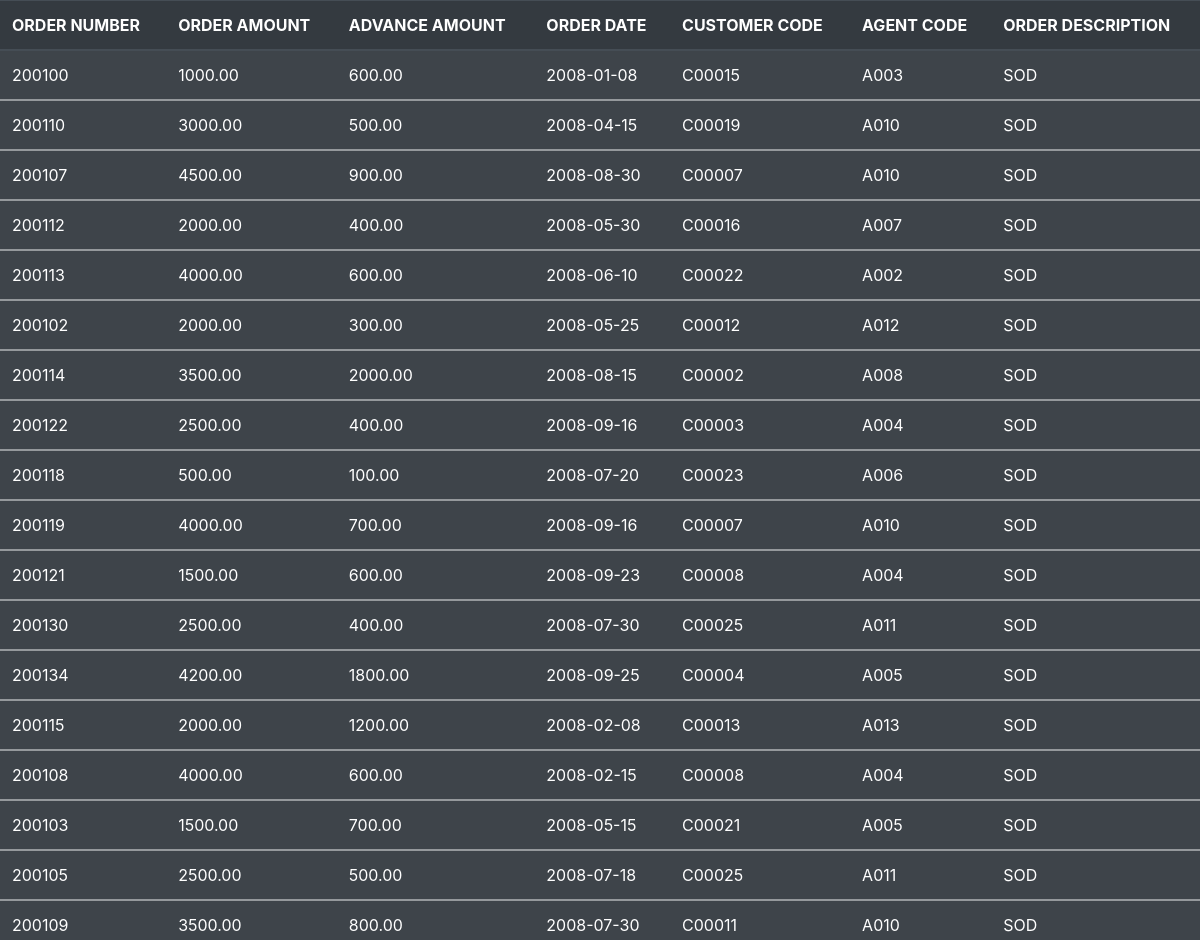
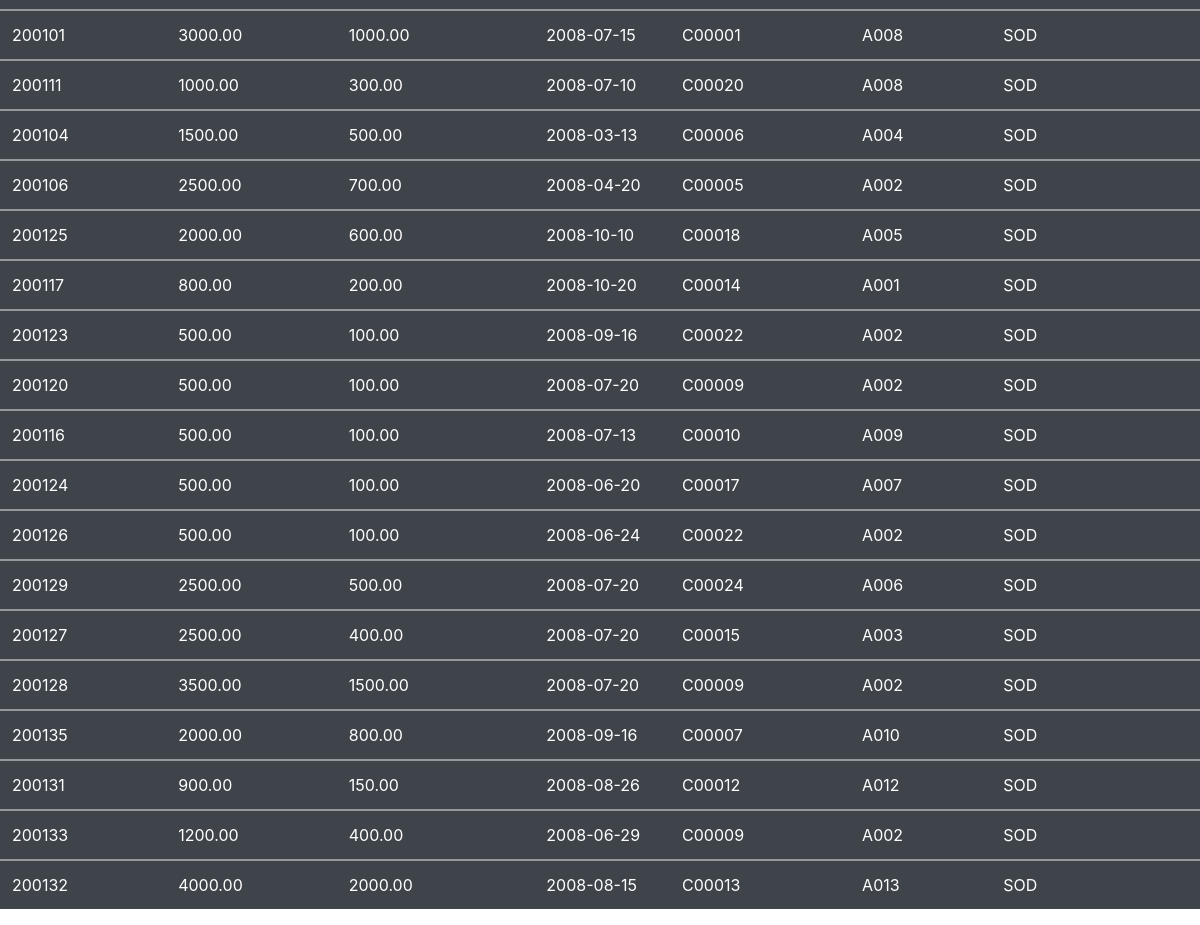
The page /view_orders.php on the database its author committed (2 pictures, top to bottom).
### tables this page shows
CREATE TABLE IF NOT EXISTS `orders` (
  `ORD_NUM` decimal(6,0) NOT NULL,
  `ORD_AMOUNT` decimal(12,2) NOT NULL,
  `ADVANCE_AMOUNT` decimal(12,2) NOT NULL,
  `ORD_DATE` date NOT NULL,
  `CUST_CODE` varchar(6) NOT NULL,
  `AGENT_CODE` varchar(6) NOT NULL,
  `ORD_DESCRIPTION` varchar(60) NOT NULL
);

### view_orders.php (the view, shortened to what this page needs)
<?php
    include 'connection.php';
    $query = mysqli_query ($connection , "SELECT * FROM orders");
?>
<!DOCTYPE html>
<html lang="en">
<head>
    <link rel = "stylesheet" href = "bootstrap/css/bootstrap.min.css">
</head>
<body>
    <table class = "table table-dark table-striped">
        <thead>
        <tr>
        <th>ORDER NUMBER</th>
        <th>ORDER AMOUNT</th>
        <th>ADVANCE AMOUNT</th>
        <th>ORDER DATE</th>
        <th>CUSTOMER CODE</th>
        <th>AGENT CODE</th>
        <th>ORDER DESCRIPTION</th>
        </tr>
        </thead>
        <?php
       while ($data = mysqli_fetch_array($query)){
        ?>
    <tbody>
        <tr>
            <td>
                <?php echo $data['ORD_NUM'];  ?>
            </td>
            <td>
                <?php echo $data['ORD_AMOUNT'];  ?>
            </td>
            <td>
                <?php echo $data['ADVANCE_AMOUNT'];  ?>
            </td>
            <td>
                <?php echo $data['ORD_DATE'];  ?>
            </td>
            <td>
                <?php echo $data['CUST_CODE'];  ?>
            </td>
            <td>
                <?php echo $data['AGENT_CODE'];  ?>
            </td>
            <td>
                <?php echo $data['ORD_DESCRIPTION'];  ?>
            </td>
            <?php } ?>
        </tr>
    </tbody>
        </table>
</body>
</html>

### rows shown on the page
orders: ORD_NUM "200100", ORD_AMOUNT "1000.00", ADVANCE_AMOUNT "600.00", ORD_DATE "2008-01-08", CUST_CODE "C00015", AGENT_CODE "A003", ORD_DESCRIPTION "SOD"
orders: ORD_NUM "200110", ORD_AMOUNT "3000.00", ADVANCE_AMOUNT "500.00", ORD_DATE "2008-04-15", CUST_CODE "C00019", AGENT_CODE "A010", ORD_DESCRIPTION "SOD"
orders: ORD_NUM "200107", ORD_AMOUNT "4500.00", ADVANCE_AMOUNT "900.00", ORD_DATE "2008-08-30", CUST_CODE "C00007", AGENT_CODE "A010", ORD_DESCRIPTION "SOD"
orders: ORD_NUM "200112", ORD_AMOUNT "2000.00", ADVANCE_AMOUNT "400.00", ORD_DATE "2008-05-30", CUST_CODE "C00016", AGENT_CODE "A007", ORD_DESCRIPTION "SOD"
orders: ORD_NUM "200113", ORD_AMOUNT "4000.00", ADVANCE_AMOUNT "600.00", ORD_DATE "2008-06-10", CUST_CODE "C00022", AGENT_CODE "A002", ORD_DESCRIPTION "SOD"
orders: ORD_NUM "200102", ORD_AMOUNT "2000.00", ADVANCE_AMOUNT "300.00", ORD_DATE "2008-05-25", CUST_CODE "C00012", AGENT_CODE "A012", ORD_DESCRIPTION "SOD"
orders: ORD_NUM "200114", ORD_AMOUNT "3500.00", ADVANCE_AMOUNT "2000.00", ORD_DATE "2008-08-15", CUST_CODE "C00002", AGENT_CODE "A008", ORD_DESCRIPTION "SOD"
orders: ORD_NUM "200122", ORD_AMOUNT "2500.00", ADVANCE_AMOUNT "400.00", ORD_DATE "2008-09-16", CUST_CODE "C00003", AGENT_CODE "A004", ORD_DESCRIPTION "SOD"
orders: ORD_NUM "200118", ORD_AMOUNT "500.00", ADVANCE_AMOUNT "100.00", ORD_DATE "2008-07-20", CUST_CODE "C00023", AGENT_CODE "A006", ORD_DESCRIPTION "SOD"
orders: ORD_NUM "200119", ORD_AMOUNT "4000.00", ADVANCE_AMOUNT "700.00", ORD_DATE "2008-09-16", CUST_CODE "C00007", AGENT_CODE "A010", ORD_DESCRIPTION "SOD"
orders: ORD_NUM "200121", ORD_AMOUNT "1500.00", ADVANCE_AMOUNT "600.00", ORD_DATE "2008-09-23", CUST_CODE "C00008", AGENT_CODE "A004", ORD_DESCRIPTION "SOD"
orders: ORD_NUM "200130", ORD_AMOUNT "2500.00", ADVANCE_AMOUNT "400.00", ORD_DATE "2008-07-30", CUST_CODE "C00025", AGENT_CODE "A011", ORD_DESCRIPTION "SOD"
orders: ORD_NUM "200134", ORD_AMOUNT "4200.00", ADVANCE_AMOUNT "1800.00", ORD_DATE "2008-09-25", CUST_CODE "C00004", AGENT_CODE "A005", ORD_DESCRIPTION "SOD"
orders: ORD_NUM "200115", ORD_AMOUNT "2000.00", ADVANCE_AMOUNT "1200.00", ORD_DATE "2008-02-08", CUST_CODE "C00013", AGENT_CODE "A013", ORD_DESCRIPTION "SOD"
orders: ORD_NUM "200108", ORD_AMOUNT "4000.00", ADVANCE_AMOUNT "600.00", ORD_DATE "2008-02-15", CUST_CODE "C00008", AGENT_CODE "A004", ORD_DESCRIPTION "SOD"
orders: ORD_NUM "200103", ORD_AMOUNT "1500.00", ADVANCE_AMOUNT "700.00", ORD_DATE "2008-05-15", CUST_CODE "C00021", AGENT_CODE "A005", ORD_DESCRIPTION "SOD"
orders: ORD_NUM "200105", ORD_AMOUNT "2500.00", ADVANCE_AMOUNT "500.00", ORD_DATE "2008-07-18", CUST_CODE "C00025", AGENT_CODE "A011", ORD_DESCRIPTION "SOD"
orders: ORD_NUM "200109", ORD_AMOUNT "3500.00", ADVANCE_AMOUNT "800.00", ORD_DATE "2008-07-30", CUST_CODE "C00011", AGENT_CODE "A010", ORD_DESCRIPTION "SOD"
orders: ORD_NUM "200101", ORD_AMOUNT "3000.00", ADVANCE_AMOUNT "1000.00", ORD_DATE "2008-07-15", CUST_CODE "C00001", AGENT_CODE "A008", ORD_DESCRIPTION "SOD"
orders: ORD_NUM "200111", ORD_AMOUNT "1000.00", ADVANCE_AMOUNT "300.00", ORD_DATE "2008-07-10", CUST_CODE "C00020", AGENT_CODE "A008", ORD_DESCRIPTION "SOD"
orders: ORD_NUM "200104", ORD_AMOUNT "1500.00", ADVANCE_AMOUNT "500.00", ORD_DATE "2008-03-13", CUST_CODE "C00006", AGENT_CODE "A004", ORD_DESCRIPTION "SOD"
orders: ORD_NUM "200106", ORD_AMOUNT "2500.00", ADVANCE_AMOUNT "700.00", ORD_DATE "2008-04-20", CUST_CODE "C00005", AGENT_CODE "A002", ORD_DESCRIPTION "SOD"
orders: ORD_NUM "200125", ORD_AMOUNT "2000.00", ADVANCE_AMOUNT "600.00", ORD_DATE "2008-10-10", CUST_CODE "C00018", AGENT_CODE "A005", ORD_DESCRIPTION "SOD"
orders: ORD_NUM "200117", ORD_AMOUNT "800.00", ADVANCE_AMOUNT "200.00", ORD_DATE "2008-10-20", CUST_CODE "C00014", AGENT_CODE "A001", ORD_DESCRIPTION "SOD"
orders: ORD_NUM "200123", ORD_AMOUNT "500.00", ADVANCE_AMOUNT "100.00", ORD_DATE "2008-09-16", CUST_CODE "C00022", AGENT_CODE "A002", ORD_DESCRIPTION "SOD"
orders: ORD_NUM "200120", ORD_AMOUNT "500.00", ADVANCE_AMOUNT "100.00", ORD_DATE "2008-07-20", CUST_CODE "C00009", AGENT_CODE "A002", ORD_DESCRIPTION "SOD"
orders: ORD_NUM "200116", ORD_AMOUNT "500.00", ADVANCE_AMOUNT "100.00", ORD_DATE "2008-07-13", CUST_CODE "C00010", AGENT_CODE "A009", ORD_DESCRIPTION "SOD"
orders: ORD_NUM "200124", ORD_AMOUNT "500.00", ADVANCE_AMOUNT "100.00", ORD_DATE "2008-06-20", CUST_CODE "C00017", AGENT_CODE "A007", ORD_DESCRIPTION "SOD"
orders: ORD_NUM "200126", ORD_AMOUNT "500.00", ADVANCE_AMOUNT "100.00", ORD_DATE "2008-06-24", CUST_CODE "C00022", AGENT_CODE "A002", ORD_DESCRIPTION "SOD"
orders: ORD_NUM "200129", ORD_AMOUNT "2500.00", ADVANCE_AMOUNT "500.00", ORD_DATE "2008-07-20", CUST_CODE "C00024", AGENT_CODE "A006", ORD_DESCRIPTION "SOD"
orders: ORD_NUM "200127", ORD_AMOUNT "2500.00", ADVANCE_AMOUNT "400.00", ORD_DATE "2008-07-20", CUST_CODE "C00015", AGENT_CODE "A003", ORD_DESCRIPTION "SOD"
orders: ORD_NUM "200128", ORD_AMOUNT "3500.00", ADVANCE_AMOUNT "1500.00", ORD_DATE "2008-07-20", CUST_CODE "C00009", AGENT_CODE "A002", ORD_DESCRIPTION "SOD"
orders: ORD_NUM "200135", ORD_AMOUNT "2000.00", ADVANCE_AMOUNT "800.00", ORD_DATE "2008-09-16", CUST_CODE "C00007", AGENT_CODE "A010", ORD_DESCRIPTION "SOD"
orders: ORD_NUM "200131", ORD_AMOUNT "900.00", ADVANCE_AMOUNT "150.00", ORD_DATE "2008-08-26", CUST_CODE "C00012", AGENT_CODE "A012", ORD_DESCRIPTION "SOD"
orders: ORD_NUM "200133", ORD_AMOUNT "1200.00", ADVANCE_AMOUNT "400.00", ORD_DATE "2008-06-29", CUST_CODE "C00009", AGENT_CODE "A002", ORD_DESCRIPTION "SOD"
orders: ORD_NUM "200132", ORD_AMOUNT "4000.00", ADVANCE_AMOUNT "2000.00", ORD_DATE "2008-08-15", CUST_CODE "C00013", AGENT_CODE "A013", ORD_DESCRIPTION "SOD"
